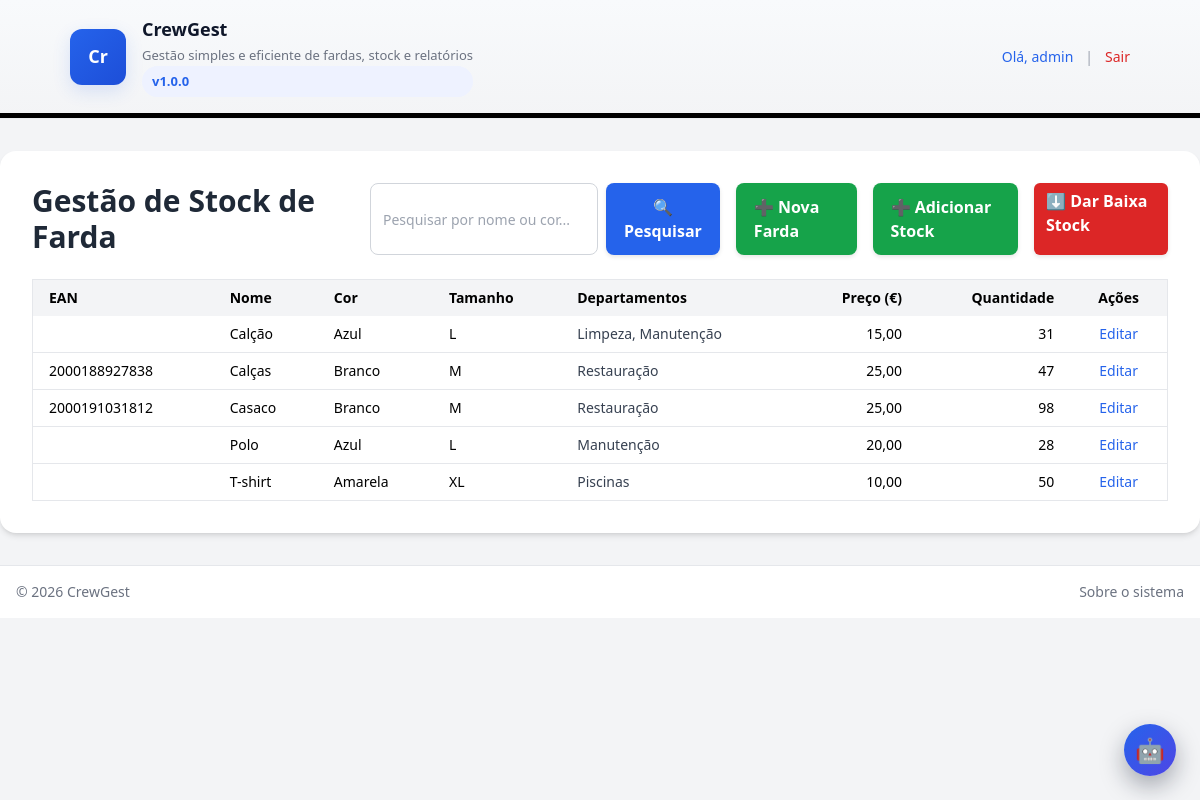
The page /public/gerir_stock_farda.php (signed in) on the database as committed earlier.
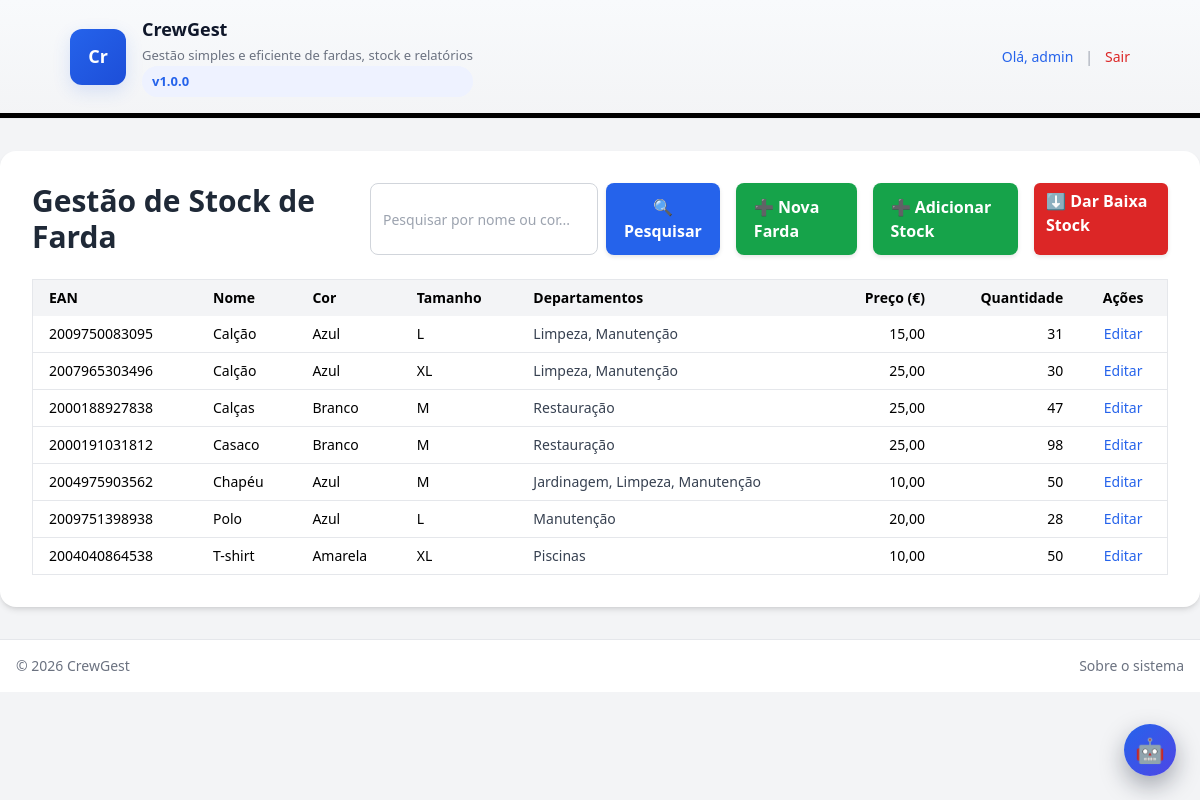
The same page on the database as committed later.
### tables this page shows
CREATE TABLE `fardas` (
  `id` int(11) NOT NULL,
  `nome` varchar(100) NOT NULL,
  `cor_id` int(11) NOT NULL,
  `tamanho_id` int(11) NOT NULL,
  `quantidade` int(11) NOT NULL DEFAULT 0,
  `preco_unitario` decimal(10,2) NOT NULL DEFAULT 0.00,
  `criado_em` timestamp NOT NULL DEFAULT current_timestamp(),
  `atualizado_em` timestamp NOT NULL DEFAULT current_timestamp() ON UPDATE current_timestamp(),
  `ean` varchar(13) DEFAULT NULL
);

CREATE TABLE `cores` (
  `id` int(11) NOT NULL,
  `nome` varchar(50) NOT NULL
);

CREATE TABLE `tamanhos` (
  `id` int(11) NOT NULL,
  `nome` varchar(10) NOT NULL
);

### public/gerir_stock_farda.php (the view, shortened to what this page needs)
<?php
require_once '../config/db.php';
$pesquisa = trim($_GET['pesquisa'] ?? '');
try {
    $query = "
        SELECT f.id, f.nome, c.nome AS cor, t.nome AS tamanho,
               f.preco_unitario, f.quantidade, f.ean,
               GROUP_CONCAT(DISTINCT d.nome ORDER BY d.nome SEPARATOR ', ') AS departamentos
        FROM fardas f
        JOIN cores c ON f.cor_id = c.id
        JOIN tamanhos t ON f.tamanho_id = t.id
        LEFT JOIN farda_departamentos fd ON f.id = fd.farda_id
        LEFT JOIN departamentos d ON fd.departamento_id = d.id
    ";
    $query .= " GROUP BY f.id ORDER BY f.nome ASC";
    $stmt = $pdo->prepare($query);
    if ($pesquisa) {
        $val = "%{$pesquisa}%";
        $params = ['pesq1' => $val, 'pesq2' => $val, 'pesq3' => $val];
        $stmt->execute($params);
    } else {
        $stmt->execute();
    }
    $fardas = $stmt->fetchAll(PDO::FETCH_ASSOC);
} catch (PDOException $e) {
    error_log("Erro SQL (carregar stock fardas): " . $e->getMessage());
    die("Erro ao carregar stock de fardas: " . $e->getMessage());
}
?>
<!DOCTYPE html>
<html lang="pt-PT" class="bg-gray-100">
<head>
    <link href="<?= BASE_URL ?>/public/css/style.css" rel="stylesheet">
</head>
<body>
    <?php include_once '../src/templates/header.php'; ?>
    <main class="max-w-5xl mx-auto bg-white p-8 rounded-2xl shadow-md mt-8 mb-8">
        <div class="flex flex-col md:flex-row justify-between md:items-center gap-4 mb-6">
            <h1 class="text-3xl font-bold text-gray-800">Gestão de Stock de Farda</h1>
            <div class="flex flex-col md:flex-row gap-3 md:items-center">
                <form method="GET" class="flex gap-2">
                    <input
                        type="text"
                        name="pesquisa"
                        value="<?= htmlspecialchars($pesquisa) ?>"
                        placeholder="Pesquisar por nome ou cor..."
                        style="padding:8px 12px; border:1px solid #d1d5db; border-radius:8px; font-size:14px;"
                    >
                    <button type="submit"
                        style="background-color:#2563eb; color:#fff; font-weight:600; padding:8px 18px; border:none; border-radius:8px; cursor:pointer; display:flex; align-items:center; gap:6px; box-shadow:0 2px 4px rgba(0,0,0,0.1);"
                        onmouseover="this.style.backgroundColor='#1d4ed8'"
                        onmouseout="this.style.backgroundColor='#2563eb'">
                        🔍 Pesquisar
                    </button>
                </form>
                <a href="adicionar_farda.php" class="ml-4"
                style="background-color:#16a34a; color:#fff; font-weight:600; padding:8px 18px; border-radius:8px; text-decoration:none; display:flex; align-items:center; gap:6px; box-shadow:0 2px 4px rgba(0,0,0,0.1);"
                onmouseover="this.style.backgroundColor='#15803d'"
                onmouseout="this.style.backgroundColor='#16a34a'">
                ➕ Nova Farda
                </a>
                <a href="adicionar_stock.php" class="ml-4"
                style="background-color:#16a34a; color:#fff; font-weight:600; padding:8px 18px; border-radius:8px; text-decoration:none; display:flex; align-items:center; gap:6px; box-shadow:0 2px 4px rgba(0,0,0,0.1);"
                onmouseover="this.style.backgroundColor='#ee7321ff'"
                onmouseout="this.style.backgroundColor='#a37416ff'">
                ➕ Adicionar Stock
                </a>
                <a href="dar_baixa_farda.php" class="ml-4"
                style="background-color:#dc2626; color:#fff; padding:6px 12px;
                border-radius:6px; text-decoration:none; font-weight:600;
                box-shadow:0 2px 4px rgba(0,0,0,0.1);"
                onmouseover="this.style.backgroundColor='#b91c1c';"
                onmouseout="this.style.backgroundColor='#dc2626';">
                    ⬇️ Dar Baixa Stock
                </a>
            </div>
        </div>
        <?php if (empty($fardas)): ?>
            <p class="text-gray-600 italic">Nenhuma farda encontrada.</p>
        <?php else: ?>
            <div class="overflow-x-auto">
                <table class="min-w-full border border-gray-200 text-sm">
                    <thead class="bg-gray-100">
                        <tr>
                            <th class="px-4 py-2 text-left">EAN</th>
                            <th class="px-4 py-2 text-left">Nome</th>
                            <th class="px-4 py-2 text-left">Cor</th>
                            <th class="px-4 py-2 text-left">Tamanho</th>
                            <th class="px-4 py-2 text-left">Departamentos</th>
                            <th class="px-4 py-2 text-right">Preço (€)</th>
                            <th class="px-4 py-2 text-right">Quantidade</th>
                            <th class="px-4 py-2 text-center">Ações</th>
                        </tr>
                    </thead>
                    <tbody>
                        <?php foreach ($fardas as $f): ?>
                            <tr class="border-b hover:bg-gray-50">
                                <td class="px-4 py-2"><?= htmlspecialchars($f['ean']) ?></td>
                                <td class="px-4 py-2"><?= htmlspecialchars($f['nome']) ?></td>
                                <td class="px-4 py-2"><?= htmlspecialchars($f['cor']) ?></td>
                                <td class="px-4 py-2"><?= htmlspecialchars($f['tamanho']) ?></td>
                                <td class="px-4 py-2 text-gray-700"><?= htmlspecialchars($f['departamentos'] ?? '—') ?></td>
                                <td class="px-4 py-2 text-right"><?= number_format($f['preco_unitario'], 2, ',', '.') ?></td>
                                <td class="px-4 py-2 text-right"><?= (int)$f['quantidade'] ?></td>
                                <td class="px-4 py-2 text-center">
                                    <a href="editar_farda.php?id=<?= $f['id'] ?>" class="text-blue-600 hover:underline">Editar</a>
                                </td>
                            </tr>
                        <?php endforeach; ?>
                    </tbody>
                </table>
            </div>
        <?php endif; ?>
    </main>
    <?php
        include __DIR__ . '/../src/templates/assistant_widget.php';
    ?>
    <?php include_once '../src/templates/footer.php'; ?>
</body>
</html>

### src/templates/header.php (shortened to what this page needs)
<?php
$baseUrl = defined('BASE_URL') ? rtrim(BASE_URL, '/') : '';
$appName = defined('APP_NAME') ? APP_NAME : 'CrewGest';
$appVersion = defined('APP_VERSION') ? APP_VERSION : '1.0.0';
$initials = htmlspecialchars(substr($appName,0,2));
$userName = $_SESSION['user_name'] ?? 'Utilizador';
?>
<header class="cg-header">
    <div class="cg-inner">
        <a href="<?= $baseUrl ?>/public/index.php" class="cg-logo"><?= $initials ?></a>
        <a href="<?= $baseUrl ?>/public/index.php" class="cg-brand">
            <span class="cg-brand-title"><?= htmlspecialchars($appName) ?></span>
            <span class="cg-brand-sub">Gestão simples e eficiente de fardas, stock e relatórios</span>
            <span class="cg-pill">v<?= htmlspecialchars($appVersion) ?></span>
        </a>
        <div class="cg-right flex items-center gap-3 text-sm">
            <a href="<?= $baseUrl ?>/public/perfil.php"
            class="text-blue-600 font-medium hover:underline">
                Olá, <?= htmlspecialchars($userName) ?>
            </a>
            <span class="text-gray-400">|</span>
            <a href="<?= $baseUrl ?>/public/logout.php"
            class="text-red-600 hover:text-red-800 hover:underline">
                Sair
            </a>
        </div>
    </div>
    <div class="cg-separator"></div>
</header>

### src/templates/assistant_widget.php (shortened to what this page needs)
<div id="ai-assistant-root">
    <button id="ai-assistant-toggle" class="ai-assistant-button" title="Abrir assistente IA">
        🤖
    </button>
</div>

### src/templates/footer.php
<?php
$baseUrl = defined('BASE_URL') ? BASE_URL : '';
$appName = defined('APP_NAME') ? APP_NAME : 'CrewGest';
?>
<footer class="mt-12 border-t border-gray-200 bg-white">
    <div class="max-w-7xl mx-auto px-4 py-4 flex flex-col sm:flex-row items-center justify-between gap-2 text-sm text-gray-500">
        <div>
            © <?= date('Y') ?> <?= htmlspecialchars($appName) ?>
        </div>
        <div class="flex items-center gap-4">
            <a href="<?= $baseUrl ?>/public/about.php"
               class="text-gray-500 hover:text-blue-600 hover:underline">
                Sobre o sistema
            </a>
        </div>
    </div>
</footer>

### public/css/style.css (style rules this page uses)
html, :host { line-height: 1.5; -webkit-text-size-adjust: 100%; -moz-tab-size: 4; -o-tab-size: 4; tab-size: 4; font-family: ui-sans-serif, system-ui, sans-serif, "Apple Color Emoji", "Segoe UI Emoji", "Segoe UI Symbol", "Noto Color Emoji"; font-feature-settings: normal; font-variation-settings: normal; -webkit-tap-highlight-color: transparent; }
body { margin: 0; line-height: inherit; }
h1, h2, h3, h4, h5, h6 { font-size: inherit; font-weight: inherit; }
a { color: inherit; text-decoration: inherit; }
table { text-indent: 0; border-color: inherit; border-collapse: collapse; }
button, input, optgroup, select, textarea { font-family: inherit; font-feature-settings: inherit; font-variation-settings: inherit; font-size: 100%; font-weight: inherit; line-height: inherit; letter-spacing: inherit; color: inherit; margin: 0; padding: 0; }
button, select { text-transform: none; }
button, input:where([type='button']), input:where([type='reset']), input:where([type='submit']) { appearance: button; -webkit-appearance: button; background-color: transparent; background-image: none; }
blockquote, dl, dd, h1, h2, h3, h4, h5, h6, hr, figure, p, pre { margin: 0; }
input::placeholder, textarea::placeholder { opacity: 1; color: #9ca3af; }
button, [role="button"] { cursor: pointer; }
.mx-auto { margin-left: auto; margin-right: auto; }
.mb-6 { margin-bottom: 1.5rem; }
.mb-8 { margin-bottom: 2rem; }
.ml-4 { margin-left: 1rem; }
.mt-8 { margin-top: 2rem; }
.flex { display: flex; }
.min-w-full { min-width: 100%; }
.max-w-7xl { max-width: 80rem; }
.items-center { align-items: center; }
.justify-between { justify-content: space-between; }
.gap-2 { gap: 0.5rem; }
.gap-4 { gap: 1rem; }
.overflow-x-auto { overflow-x: auto; }
.rounded-2xl { border-radius: 1rem; }
.border { border-width: 1px; }
.border-b { border-bottom-width: 1px; }
.border-t { border-top-width: 1px; }
.border-gray-200 { --tw-border-opacity: 1; border-color: rgb(229 231 235 / var(--tw-border-opacity, 1)); }
.bg-gray-100 { --tw-bg-opacity: 1; background-color: rgb(243 244 246 / var(--tw-bg-opacity, 1)); }
.bg-white { --tw-bg-opacity: 1; background-color: rgb(255 255 255 / var(--tw-bg-opacity, 1)); }
.p-8 { padding: 2rem; }
.px-4 { padding-left: 1rem; padding-right: 1rem; }
.py-2 { padding-top: 0.5rem; padding-bottom: 0.5rem; }
.py-4 { padding-top: 1rem; padding-bottom: 1rem; }
.text-left { text-align: left; }
.text-center { text-align: center; }
.text-right { text-align: right; }
.text-3xl { font-size: 1.875rem; line-height: 2.25rem; }
.text-sm { font-size: 0.875rem; line-height: 1.25rem; }
.font-bold { font-weight: 700; }
.font-medium { font-weight: 500; }
.text-blue-600 { --tw-text-opacity: 1; color: rgb(37 99 235 / var(--tw-text-opacity, 1)); }
.text-gray-400 { --tw-text-opacity: 1; color: rgb(156 163 175 / var(--tw-text-opacity, 1)); }
.text-gray-500 { --tw-text-opacity: 1; color: rgb(107 114 128 / var(--tw-text-opacity, 1)); }
.text-gray-700 { --tw-text-opacity: 1; color: rgb(55 65 81 / var(--tw-text-opacity, 1)); }
.text-gray-800 { --tw-text-opacity: 1; color: rgb(31 41 55 / var(--tw-text-opacity, 1)); }
.text-red-600 { --tw-text-opacity: 1; color: rgb(220 38 38 / var(--tw-text-opacity, 1)); }
.shadow-md { --tw-shadow: 0 4px 6px -1px rgb(0 0 0 / 0.1), 0 2px 4px -2px rgb(0 0 0 / 0.1); --tw-shadow-colored: 0 4px 6px -1px var(--tw-shadow-color), 0 2px 4px -2px var(--tw-shadow-color); box-shadow: var(--tw-ring-offset-shadow, 0 0 #0000), var(--tw-ring-shadow, 0 0 #0000), var(--tw-shadow); }
#ai-assistant-root { position: fixed; right: 24px; bottom: 24px; z-index: 9998; }
.ai-assistant-button { width: 52px; height: 52px; border-radius: 999px; border: none; cursor: pointer; font-size: 24px; box-shadow: 0 10px 25px rgba(15, 23, 42, 0.35); background: linear-gradient(135deg, #2563eb, #4f46e5); color: #fff; display: flex; align-items: center; justify-content: center; }

Rows that differ between the two databases and show on the page:
changed fardas (number 1 of 7 on the later page): ean (not shown) → "2009750083095"
added fardas: ean "2007965303496", nome "Calção", cor.nome "Azul", tamanho.nome "XL", departamentos "Limpeza, Manutenção", preco_unitario "25,00", quantidade "30"
added fardas: ean "2004975903562", nome "Chapéu", cor.nome "Azul", tamanho.nome "M", departamentos "Jardinagem, Limpeza, Manutenção", preco_unitario "10,00", quantidade "50"
changed fardas "Polo": ean (not shown) → "2009751398938"
changed fardas "T-shirt": ean (not shown) → "2004040864538"
